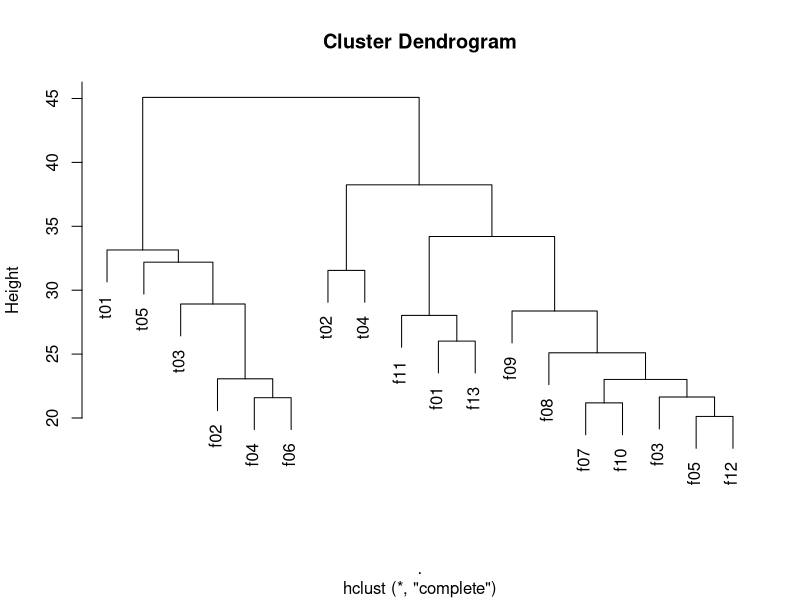

The R script that drew this image: (Note: this script raises an error after producing the figure.)
## R4H2O: Data Science for Water Professionals
## Quiz 6

library(tidyverse)
customers <- read_csv("casestudy2/customer_survey_clean.csv")

## Question 1
cor(customers$hardship, customers$contact, use = "complete.obs")

## Question 2
cor.test(customers$hardship, customers$contact, use = "complete.obs")

## Question 3
quality <- select(customers, starts_with("t") | starts_with("f")) 

clust <- t(quality) %>%
  scale() %>%
  dist() %>%
  hclust()

plot(clust)

## Question 4
scores <- customers %>%
  select(survey_id, starts_with("t")) %>%
  mutate(Score = t01 + t02 + t03 + t04 + t05) 

mean(scores$Score, na.rm = TRUE)

